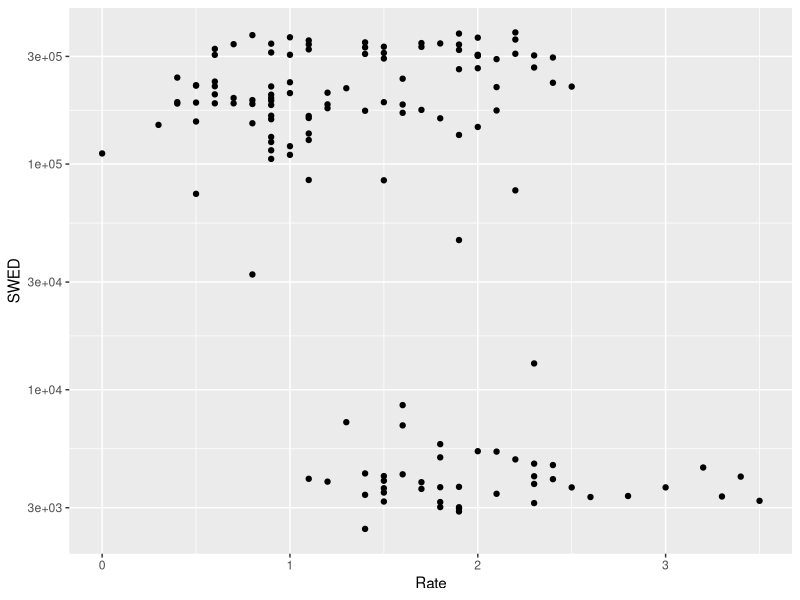

Reproduce this figure in R.
library(tidyverse)
library(reshape2)
RB <- read_csv(file = "RB.csv")

ggplot(RB,aes(x=Rate,y=SWED))+
    geom_point()+
    scale_y_log10()

